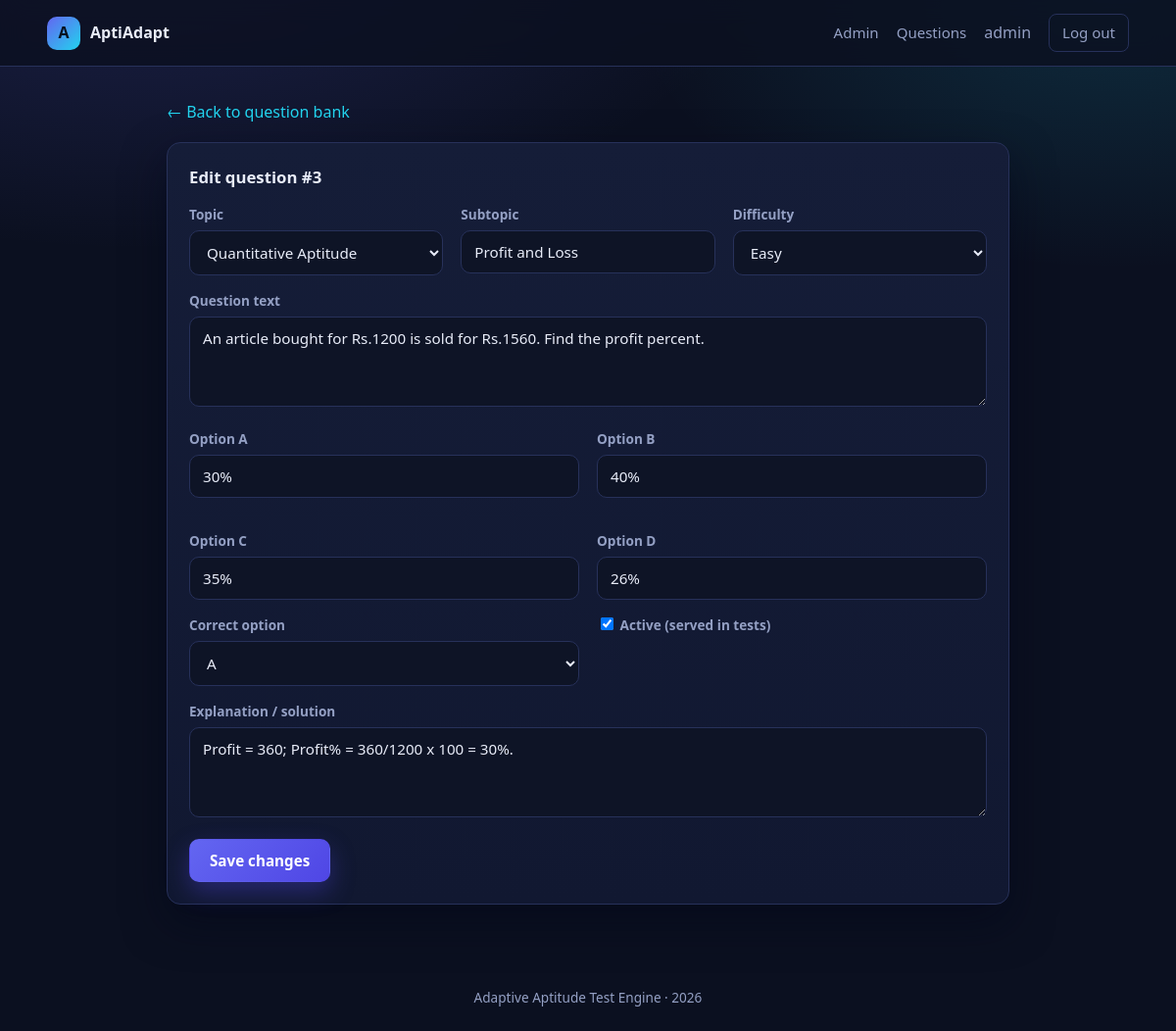
Page /admin/questions/3/edit (signed in) on the committed database.
### models.py (models this page shows, shortened)
class User(db.Model):
    __tablename__ = "users"
    id = db.Column(db.Integer, primary_key=True)
    username = db.Column(db.String(64), unique=True, nullable=False)
    email = db.Column(db.String(120), unique=True, nullable=False)
    full_name = db.Column(db.String(120))
    college = db.Column(db.String(160))
    password_hash = db.Column(db.String(255), nullable=False)
    is_admin = db.Column(db.Boolean, default=False, nullable=False)
    created_at = db.Column(db.DateTime, default=datetime.utcnow)
    attempts = db.relationship("TestAttempt", backref="user", lazy=True,
                               cascade="all, delete-orphan")

class Question(db.Model):
    __tablename__ = "questions"
    id = db.Column(db.Integer, primary_key=True)
    topic = db.Column(db.String(60), nullable=False, index=True)
    subtopic = db.Column(db.String(80))
    difficulty = db.Column(db.String(10), nullable=False, index=True)  # easy|medium|hard
    question = db.Column(db.Text, nullable=False)
    option_a = db.Column(db.String(255), nullable=False)
    option_b = db.Column(db.String(255), nullable=False)
    option_c = db.Column(db.String(255), nullable=False)
    option_d = db.Column(db.String(255), nullable=False)
    correct_option = db.Column(db.String(1), nullable=False)  # A|B|C|D
    explanation = db.Column(db.Text)
    active = db.Column(db.Boolean, default=True, nullable=False)

### app.py (the view, shortened to what this page needs)
@app.route("/admin/questions/new", methods=["GET", "POST"])
@app.route("/admin/questions/<int:qid>/edit", methods=["GET", "POST"])
@admin_required
def admin_question_form(qid=None):
    q = db.session.get(Question, qid) if qid else None
    if qid and not q:
        abort(404)
    return render_template("admin_question_form.html", q=q)

### app.py (called while the page is built)
def india_time():
    return datetime.now(ZoneInfo("Asia/Kolkata")).replace(tzinfo=None)

def current_user():
    uid = session.get("user_id")
    return db.session.get(User, uid) if uid else None

def admin_required(view):
    @wraps(view)
    def wrapper(*a, **kw):
        u = current_user()
        if not u or not u.is_admin:
            flash("Superuser access required.", "danger")
            return redirect(url_for("admin_login"))
        return view(*a, **kw)
    return wrapper

@app.context_processor
def inject_globals():
    return {"user": current_user(), "year": india_time().year}

### templates/admin_question_form.html (shortened to what this page needs)
{% extends "base.html" %}
{% block body %}
{% set topics = ['Quantitative Aptitude', 'Logical Reasoning', 'Verbal Ability', 'Data Interpretation'] %}
<section class="page container" style="max-width:860px">
  <a href="{{ url_for('admin_questions') }}">&larr; Back to question bank</a>
  <div class="card mt">
    <h2 class="card-title">{{ 'Edit question #' ~ q.id if q else 'Add a new question' }}</h2>
    <form method="post">
      <div class="grid grid-3">
        <div class="form-row">
          <label for="topic">Topic</label>
          <select id="topic" name="topic" required>
            {% for t in topics %}<option value="{{ t }}" {{ 'selected' if q and q.topic == t }}>{{ t }}</option>{% endfor %}
          </select>
        </div>
        <div class="form-row">
          <label for="subtopic">Subtopic</label>
          <input id="subtopic" name="subtopic" value="{{ q.subtopic if q else '' }}" placeholder="e.g. Percentages">
        </div>
        <div class="form-row">
          <label for="difficulty">Difficulty</label>
          <select id="difficulty" name="difficulty">
            {% for d in ['easy', 'medium', 'hard'] %}<option value="{{ d }}" {{ 'selected' if q and q.difficulty == d }}>{{ d|capitalize }}</option>{% endfor %}
          </select>
        </div>
      </div>
      <div class="form-row">
        <label for="question">Question text</label>
        <textarea id="question" name="question" required>{{ q.question if q else '' }}</textarea>
      </div>
      <div class="grid grid-2">
        {% for l in ['a', 'b', 'c', 'd'] %}
          <div class="form-row">
            <label for="option_{{ l }}">Option {{ l|upper }}</label>
            <input id="option_{{ l }}" name="option_{{ l }}" required value="{{ q['option_' ~ l] if q else '' }}">
          </div>
        {% endfor %}
      </div>
      <div class="grid grid-2">
        <div class="form-row">
          <label for="correct_option">Correct option</label>
          <select id="correct_option" name="correct_option">
            {% for l in ['A', 'B', 'C', 'D'] %}<option value="{{ l }}" {{ 'selected' if q and q.correct_option == l }}>{{ l }}</option>{% endfor %}
          </select>
        </div>
        {% if q %}
        <div class="form-row">
          <label><input type="checkbox" name="active" value="1" style="width:auto" {{ 'checked' if q.active }}> Active (served in tests)</label>
        </div>
        {% endif %}
      </div>
      <div class="form-row">
        <label for="explanation">Explanation / solution</label>
        <textarea id="explanation" name="explanation">{{ q.explanation if q else '' }}</textarea>
      </div>
      <button class="btn btn-primary" type="submit">{{ 'Save changes' if q else 'Add question' }}</button>
    </form>
  </div>
</section>
{% endblock %}

### templates/base.html (shortened to what this page needs)
<!doctype html>
<html lang="en">
<head>
  <link rel="stylesheet" href="{{ url_for('static', filename='css/style.css') }}">
</head>
<body>
<nav class="nav">
  <div class="container nav-inner">
    <a class="brand" href="{{ url_for('home') }}"><span class="brand-mark">A</span> AptiAdapt</a>
    <div class="nav-links">
      {% if user %}
        {% if user.is_admin %}
          <a href="{{ url_for('admin_dashboard') }}">Admin</a>
          <a href="{{ url_for('admin_questions') }}">Questions</a>
        {% else %}
          <a href="{{ url_for('dashboard') }}">Dashboard</a>
          <a href="{{ url_for('test_start') }}">Start Test</a>
        {% endif %}
        <span class="muted">{{ user.username }}</span>
        <a class="btn btn-ghost btn-sm" href="{{ url_for('logout') }}">Log out</a>
      {% else %}
        <a href="{{ url_for('login') }}">Login</a>
        <a href="{{ url_for('admin_login') }}">Admin</a>
        <a class="btn btn-primary btn-sm" href="{{ url_for('register') }}">Register</a>
      {% endif %}
    </div>
  </div>
</nav>
{% block body %}{% endblock %}
<div class="footer">Adaptive Aptitude Test Engine &middot; {{ year }}</div>
</body>
</html>

### static/css/style.css (style rules this page uses)
:root { --bg: #0b1020; --bg-soft: #111831; --surface: #151d38; --surface-2: #1b2444; --border: #27315a; --text: #e8ecf8; --muted: #94a0c4; --primary: #6366f1; --primary-soft: #818cf8; --accent: #22d3ee; --success: #34d399; --warning: #fbbf24; --danger: #f87171; --radius: 14px; --shadow: 0 18px 44px rgba(3, 7, 25, 0.55); }
* { box-sizing: border-box; }
body { margin: 0; font-family: "Segoe UI", Roboto, "Helvetica Neue", Arial, sans-serif; background: radial-gradient(1100px 600px at 12% -10%, rgba(99,102,241,.22), transparent 60%), radial-gradient(900px 500px at 95% 0%, rgba(34,211,238,.14), transparent 55%), var(--bg); color: var(--text); min-height: 100vh; line-height: 1.55; }
a { color: var(--accent); text-decoration: none; }
.container { width: min(1180px, 92vw); margin: 0 auto; }
.nav { position: sticky; top: 0; z-index: 40; backdrop-filter: blur(12px); background: rgba(11,16,32,.82); border-bottom: 1px solid var(--border); }
.nav-inner { display: flex; align-items: center; gap: 22px; padding: 14px 0; }
.brand { display: flex; align-items: center; gap: 10px; font-weight: 700; color: var(--text); }
.brand-mark { width: 34px; height: 34px; border-radius: 10px; display: grid; place-items: center; background: linear-gradient(135deg, var(--primary), var(--accent)); font-weight: 800; color: #06101f; }
.nav-links { display: flex; gap: 18px; margin-left: auto; align-items: center; flex-wrap: wrap; }
.nav-links a { color: var(--muted); font-size: .94rem; font-weight: 500; }
.btn { display: inline-block; border: 1px solid transparent; cursor: pointer; padding: 11px 20px; border-radius: 10px; font-size: .95rem; font-weight: 600; background: var(--surface-2); color: var(--text); transition: transform .12s ease, box-shadow .12s ease; font-family: inherit; }
.btn-primary { background: linear-gradient(135deg, var(--primary), #4f46e5); color: #fff; box-shadow: 0 10px 24px rgba(79,70,229,.35); }
.btn-ghost { background: transparent; border-color: var(--border); color: var(--text); }
.btn-sm { padding: 7px 13px; font-size: .84rem; border-radius: 8px; }
.card { background: linear-gradient(180deg, var(--surface), var(--bg-soft)); border: 1px solid var(--border); border-radius: var(--radius); padding: 22px; box-shadow: var(--shadow); }
.card-title { margin: 0 0 14px; font-size: 1.05rem; }
.grid { display: grid; gap: 18px; }
.grid-2 { grid-template-columns: repeat(auto-fit, minmax(320px, 1fr)); }
.grid-3 { grid-template-columns: repeat(auto-fit, minmax(240px, 1fr)); }
section.page { padding: 34px 0 60px; }
.form-row { margin-bottom: 15px; }
label { display: block; font-size: .85rem; color: var(--muted); margin-bottom: 6px; font-weight: 600; }
input, select, textarea { width: 100%; padding: 11px 13px; border-radius: 10px; font-size: .95rem; background: #0e1426; border: 1px solid var(--border); color: var(--text); font-family: inherit; }
textarea { min-height: 92px; resize: vertical; }
.footer { padding: 24px 0; color: var(--muted); font-size: .85rem; text-align: center; }
.muted { color: var(--muted); }
.mt { margin-top: 18px; }

### rows in the picture
User: username "admin"
Question: id "Edit question #3", subtopic "Profit and Loss", question "An article bought for Rs.1200 is sold for Rs.1560. Find the profit percent.", option_a "30%" "40%" "35%" "26%", explanation "Profit = 360; Profit% = 360/1200 x 100 = 30%."

### other values in the picture
{{ l|upper }} "A" "B" "C" "D"
{{ 'Save changes' if q else 'Add question' }} "Save changes"
{{ year }} "2026"
form field topic "Quantitative Aptitude"
form field difficulty "Easy"
form field correct_option "A"
